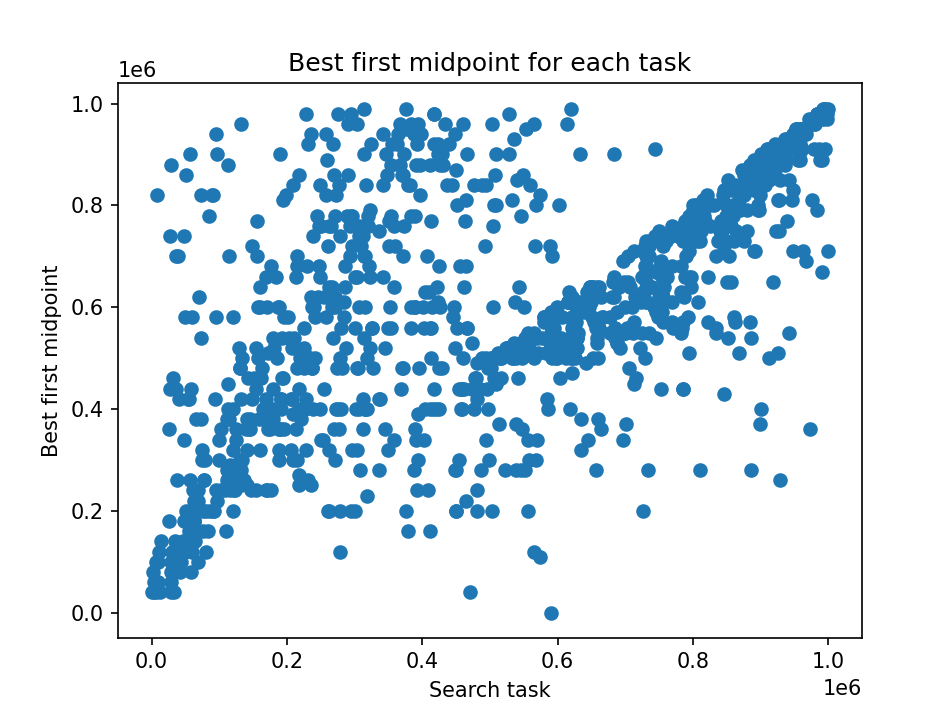

Python code for this plot:
import json
import time
import matplotlib.pyplot as plt


def binary_search(arr, target, first_mid):
    low = 0
    high = len(arr) - 1

    if first_mid < 0:
        first_mid = 0
    if first_mid > high:
        first_mid = high

    mid = first_mid

    if arr[mid] == target:
        return True
    elif arr[mid] < target:
        low = mid + 1
    else:
        high = mid - 1

    while low <= high:
        mid = (low + high) // 2
        if arr[mid] == target:
            return True
        elif arr[mid] < target:
            low = mid + 1
        else:
            high = mid - 1

    return False


def measure_time(arr, target, mid):
    start = time.perf_counter()
    binary_search(arr, target, mid)
    end = time.perf_counter()
    return end - start


def main():
    data = json.load(open("ex7data.json"))
    tasks = json.load(open("ex7tasks.json"))

    n = len(data)
    results = []

    step = n // 100
    if step == 0:
        step = 1

    mids = list(range(0, n, step))

    for task in tasks:
        best_mid = None
        best_time = None

        for m in mids:
            t = measure_time(data, task, m)
            if best_time is None or t < best_time:
                best_time = t
                best_mid = m

        results.append((task, best_mid))

    x = [r[0] for r in results]
    y = [r[1] for r in results]

    plt.scatter(x, y)
    plt.xlabel("Search task")
    plt.ylabel("Best first midpoint")
    plt.title("Best first midpoint for each task")
    plt.show()

    print("Done")


if __name__ == "__main__":
    main()

    # Q4
#From the graph, the initial midpoint does affect performance a little.
#When the first midpoint is closer to the target value, the search reduces the range earlier, so it can finish slightly faster.
#However, binary search quickly halves the range anyway, so the overall difference is not very large.
